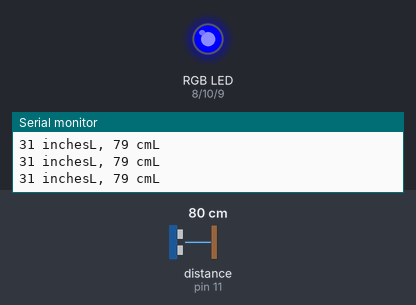
A sketch run on a simulated Arduino Uno, built with avr-gcc and run on an emulated ATmega328P. On the bench: an RGB LED mixed from three pins (HIGH = lit), the last lines printed to the serial monitor. Wiring (inferred from the names in the program): ultrasonic range finder: trigger pin 6; echo pin 11. The test bench sets the inputs (shaded band); at power-on: distance to the obstacle (sensor on pin 11) 80 cm. The echo pulse lasts 58.3 µs per cm; pins used as bus, display or sensor lines are not drawn.

Above: at 1.2 s.
1.3 s: distance to the obstacle (sensor on pin 11) set to 43 cm
4.3 s: distance to the obstacle (sensor on pin 11) set to 37 cm
At 5.6 s:
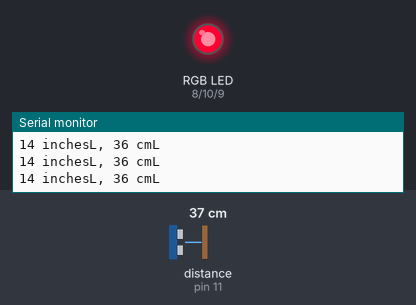
5.9 s: distance to the obstacle (sensor on pin 11) set to 23 cm
7.4 s: distance to the obstacle (sensor on pin 11) set to 19 cm
At 8.2 s:
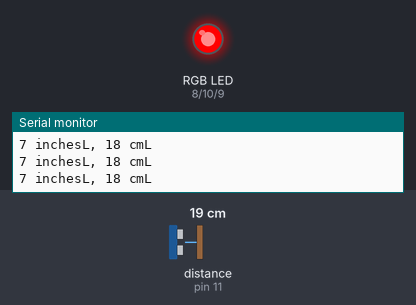
9.0 s: distance to the obstacle (sensor on pin 11) set to 60 cm
At 10.1 s:
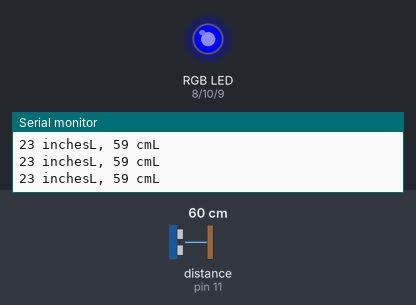
10.6 s: distance to the obstacle (sensor on pin 11) set to 9 cm
At 11.3 s:
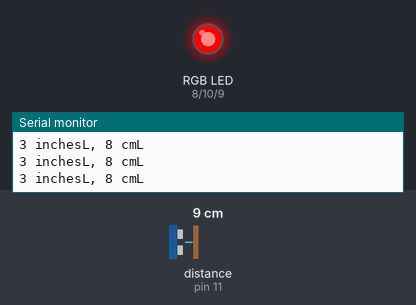
Timing chart, 0 to 13.2 s (numbered marks = the images above; inputs shaded):
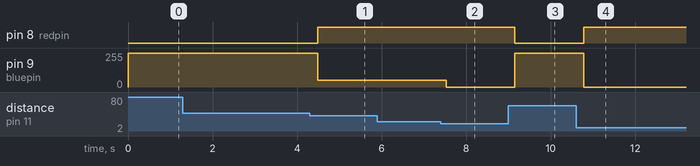

The sketch:

UltrasonicSensors.ino
```cpp
int triggerPin = 6;
int echoPin1 = 11;
int echoPin2 = 12;
int echoPin3 = 13;
int durationL, cmL, inchesL, durationM, cmM, inchesM, durationR, cmR, inchesR;

int redpin = 8; // select the pin for the red LED
int bluepin = 9; // select the pin for the blue LED
int greenpin = 10 ;// select the pin for the green LED

void setup() {
  Serial.begin (9600);
  pinMode(triggerPin, OUTPUT);
  pinMode(echoPin1, INPUT);
  pinMode(echoPin2, INPUT);

  pinMode (redpin, OUTPUT);
  pinMode (bluepin, OUTPUT);
  pinMode (greenpin, OUTPUT);
}

void loop() {
  digitalWrite(triggerPin, LOW);
  delayMicroseconds(5);
  digitalWrite(triggerPin, HIGH);
  delayMicroseconds(10);
  digitalWrite(triggerPin, LOW);

  durationL = pulseIn(echoPin1, HIGH);

  cmL = (durationL/2) / 29.1;
  inchesL = (durationL/2) / 74;

  if (cmL < 20) {
  analogWrite (8, 255);
  analogWrite (9, 0);
  analogWrite (10, 0);
  }
  else if ((cmL > 20) && (cmL < 40)) {
  analogWrite (8, 150);
  analogWrite (9, 50);
  analogWrite (10, 0);
  }
  else if (cmL > 40) {
  analogWrite (8, 0);
  analogWrite (9, 255);
  analogWrite (10, 0);
  }

  Serial.print(inchesL);
  Serial.print(" inchesL, ");
  Serial.print(cmL);
  Serial.print(" cmL");
  Serial.println();

  delay(200);

/*  digitalWrite(triggerPin, LOW);
  delayMicroseconds(5);
  digitalWrite(triggerPin, HIGH);
  delayMicroseconds(10);
  digitalWrite(triggerPin, LOW);

  durationM = pulseIn(echoPin2, HIGH);

  cmM = (durationM/2) / 29.1;
  inchesM = (durationM/2) / 74;

  Serial.print(inchesM);
  Serial.print(" inchesM, ");
  Serial.print(cmM);
  Serial.print(" cmM");
  Serial.println();
  delay(1000);

  digitalWrite(triggerPin, LOW);
  delayMicroseconds(5);
  digitalWrite(triggerPin, HIGH);
  delayMicroseconds(10);
  digitalWrite(triggerPin, LOW);

  durationR = pulseIn(echoPin3, HIGH);

  cmR = (durationR/2) / 29.1;
  inchesR = (durationR/2) / 74;

  Serial.print(inchesR);
  Serial.print(" inchesR, ");
  Serial.print(cmR);
  Serial.print(" cmR");
  Serial.println();
  delay(1000);
  */

}
```

Measured:
- the behaviour switches between 41 and 40 cm on distance to the obstacle (sensor on pin 11) (found by bisection; images 0 and 1)
- the behaviour switches between 21 and 20 cm on distance to the obstacle (sensor on pin 11) (found by bisection; images 1 and 2)
- after the input at 4.3 s, pin 8 (redpin): LOW → HIGH after 0.19 s; pin 9 (bluepin): 255/255 → 50/255 after 0.19 s
- after the input at 7.4 s, pin 9 (bluepin): 50/255 → 0/255 after 0.13 s
- after the input at 9.0 s, pin 8 (redpin): HIGH → LOW after 0.15 s; pin 9 (bluepin): 0/255 → 255/255 after 0.15 s
- after the input at 10.6 s, pin 8 (redpin): LOW → HIGH after 0.18 s; pin 9 (bluepin): 255/255 → 0/255 after 0.18 s
